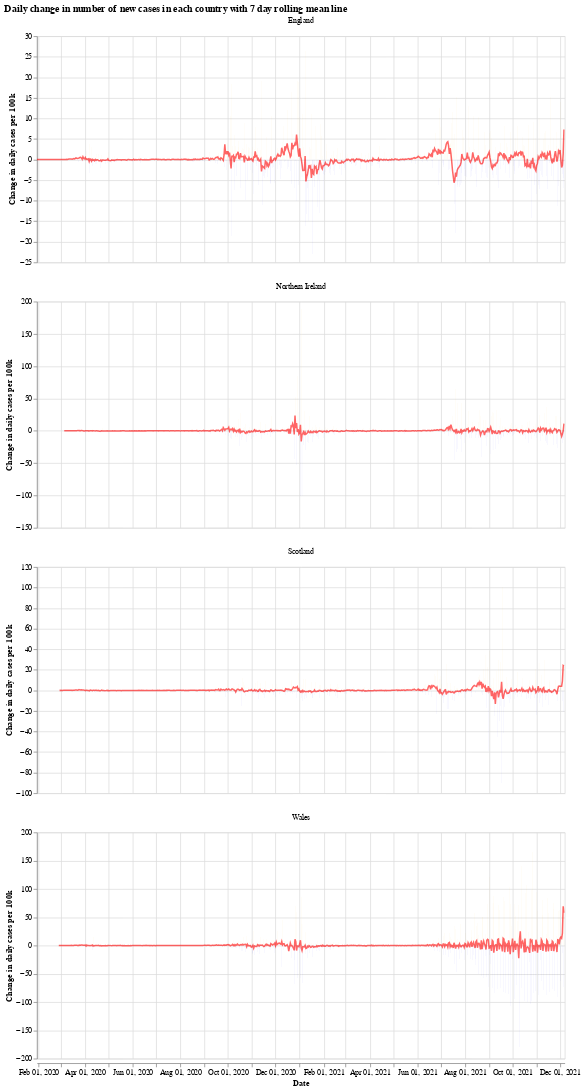

The notebook cell this image was saved under:
### Markdown cell above
We will use the Python library `Altair` for visualising the data, see the [altair docs](https://altair-viz.github.io/) for more information.

First we have a graph which shows the daily change in the number of new cases for each country. This number jumps up and down all over the place, which is likely due to delay in reporting of new cases over the weekend. Another interesting thing is that it looks like the daily cases in Wales experienced a much shorter period of calm over the summer (calm in the sense of daily cases not jumping up and down).

The orange bars are days when the number of new cases (per 100k population) was more than the previous day, while the blue are days when the number of new cases dropped. The red line is the 7 day moving average. 

When the moving average line is below 0, it means that there is a consistent drop in new cases. We can see this clearly happening around the times that lockdowns were introduced (though, to varying degrees). I will update the graphs soon with a marker of when each lockdown started.

### Code cell
# collapse
import altair as alt

bars = alt.Chart(uk_cases).mark_bar().encode(
    x=alt.X("yearmonthdate(date):T", axis=alt.Axis(title='Date')),
    y=alt.Y("casesChangeRate:Q", axis=alt.Axis(title='Change in daily cases per 100k')),
    tooltip='casesChange',
    color=alt.condition(
        alt.datum.casesChangeRate > 0,
        alt.value("orange"),  # The positive color
        alt.value("blue")  # The negative color
    )
).properties(title='Daily change in number of new cases with 7 day rolling mean',width=700).interactive()

line = alt.Chart(uk_cases).mark_line(
    color='red',
    size=2,
    opacity=0.6
).transform_window(
    rolling_mean='mean(casesChangeRate)',
    frame=[0, 7],
    groupby=['areaName']
).encode(
    x='yearmonthdate(date):T',
    y='rolling_mean:Q'
)

alt.layer(bars, line, data=uk_cases).facet(alt.Column(
    'areaName', title=''), columns=1).resolve_scale(y='independent').properties(title='Daily change in number of new cases in each country with 7 day rolling mean line')

### Figure 1 — Vega-Lite specification as saved in the notebook (floating-point values rounded to 4 significant figures; data arrays with more than 128 entries replaced by an {"elided": "..."} marker saying what was removed)
{"config": {"view": {"continuousWidth": 400, "continuousHeight": 300}}, "data": {"name": "data-eafec3da29ce2c1c6c66eb4691ecb64f"}, "facet": {"type": "nominal", "field": "areaName", "title": ""}, "spec": {"layer": [{"mark": "bar", "encoding": {"color": {"condition": {"value": "orange", "test": "(datum.casesChangeRate > 0)"}, "value": "blue"}, "tooltip": {"type": "quantitative", "field": "casesChange"}, "x": {"type": "temporal", "axis": {"title": "Date"}, "field": "date", "timeUnit": "yearmonthdate"}, "y": {"type": "quantitative", "axis": {"title": "Change in daily cases per 100k"}, "field": "casesChangeRate"}}, "selection": {"selector001": {"type": "interval", "bind": "scales", "encodings": ["x", "y"]}}, "title": "Daily change in number of new cases with 7 day rolling mean", "width": 700}, {"mark": {"type": "line", "color": "red", "opacity": 0.6, "size": 2}, "encoding": {"x": {"type": "temporal", "field": "date", "timeUnit": "yearmonthdate"}, "y": {"type": "quantitative", "field": "rolling_mean"}}, "transform": [{"window": [{"op": "mean", "field": "casesChangeRate", "as": "rolling_mean"}], "frame": [0, 7], "groupby": ["areaName"]}]}]}, "columns": 1, "resolve": {"scale": {"y": "independent"}}, "title": "Daily change in number of new cases in each country with 7 day rolling mean line", "$schema": "https://vega.github.io/schema/vega-lite/v4.8.1.json", "datasets": {"data-eafec3da29ce2c1c6c66eb4691ecb64f": {"elided": "2616 records"}}}
